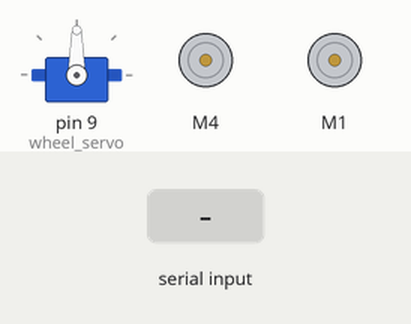
The sketch below on a simulated Arduino Uno, built with avr-gcc and run on an emulated ATmega328P. Parts: servo, 2 × DC motor (green arrow = forward, orange = backward, longer = faster). The inputs (shaded band) are chosen by the test bench. What the sketch prints to the serial monitor is not drawn.

Above: at 1.2 s.
1.3 s: "90,45\n" received over Serial
At 6.43 s:
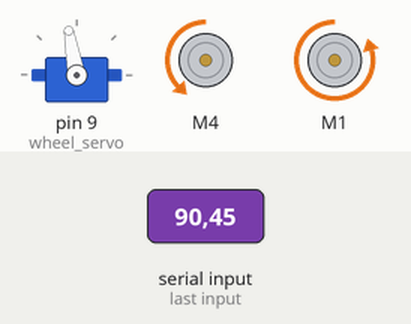
Timing chart, 0 to 13.0 s (numbered marks = the images above; inputs shaded):
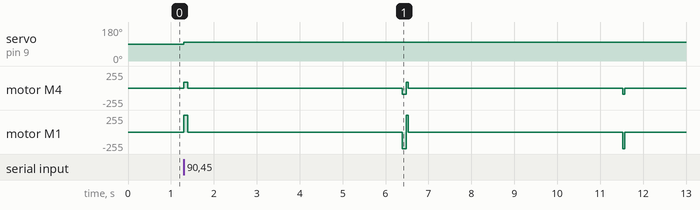

Measured:
- after the input at 1.3 s, servo on pin 9 (wheel_servo): 90° → 100° at once; motor M4: stopped → forward 90/255 at once, → stopped 0.09 s later, → backward 90/255 5.0 s later, → stopped 0.09 s later; motor M1: stopped → forward 250/255 at once, → stopped 0.09 s later, → backward 250/255 5.0 s later, → stopped 0.09 s later

The sketch:

front_and_back.ino
```cpp
#include<Servo.h>
#include<AFMotor.h>
Servo wheel_servo;
AF_DCMotor right(4);
AF_DCMotor left(1);

void setup() {

  Serial.begin(9600);
  //pinMode(14, OUTPUT);
  //pinMode(15, INPUT);
  wheel_servo.attach(9);
  wheel_servo.write(90);
}

void loop() {
  int option;
  Serial.println("enter the delay:");
  while (Serial.available() == 0);
  option = Serial.parseInt();
  wheel_servo.write(100);
  right.run(FORWARD);
  right.setSpeed(90);
  left.run(FORWARD);
  left.setSpeed(250);
  delay(option);
   right.run(RELEASE);
  left.run(RELEASE);
  delay(5000);
  right.run(BACKWARD);
  right.setSpeed(90);
  left.run(BACKWARD);
  left.setSpeed(250);
  delay(option);
  right.run(RELEASE);
  left.run(RELEASE);

}
```
